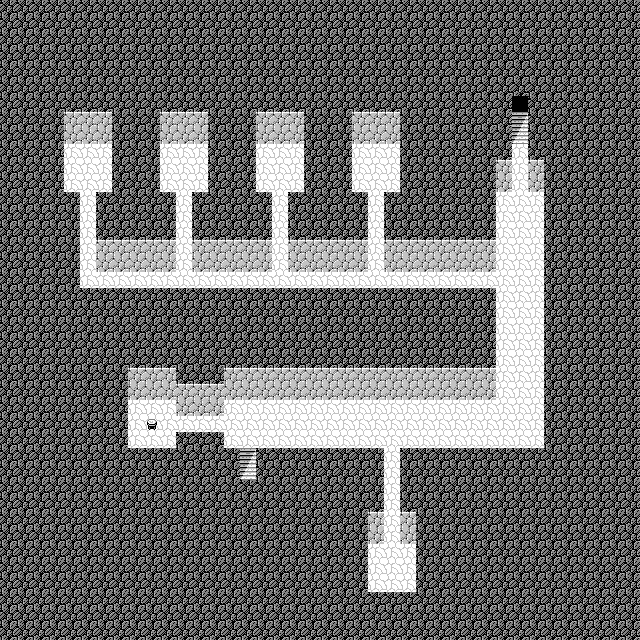

A 2D game scene composited from a Tiled map and its tileset images. What follows is a short description and the map's XML, with each tile layer's data collapsed to a summary:
An orthogonal 40x40 tile map with 16x16 px tiles, 2 tile layers (Tile Layer 1, Tile Layer 2), 2 tilesets and 11 objects (5x Ceiling, 4x Chest, 2x Event).

<map version="1.0" orientation="orthogonal" renderorder="right-down" width="40" height="40" tilewidth="16" tileheight="16">
 <properties>
  <property name="bgm" value="ffl1_cave" />
  <property name="encounter" value="encounterset_level00_danger02" />
  <property name="name" value="North Passage" />
 </properties>
 <tileset firstgid="1" name="lower" tilewidth="16" tileheight="16">
  <image source="../tilesets/lower2.PNG" width="112" height="256" />
  <tile id="3">
   <properties>
    <property name="x" value="" />
   </properties>
  </tile>
  <tile id="4">
   <properties>
    <property name="x" value="" />
   </properties>
  </tile>
  <tile id="5">
   <properties>
    <property name="x" value="" />
   </properties>
  </tile>
  <tile id="6">
   <properties>
    <property name="x" value="" />
   </properties>
  </tile>
  <tile id="10">
   <properties>
    <property name="x" value="" />
   </properties>
  </tile>
  <tile id="11">
   <properties>
    <property name="x" value="" />
   </properties>
  </tile>
  <tile id="12">
   <properties>
    <property name="x" value="" />
   </properties>
  </tile>
  <tile id="13">
   <properties>
    <property name="x" value="" />
   </properties>
  </tile>
  <tile id="17">
   <properties>
    <property name="x" value="" />
   </properties>
  </tile>
  <tile id="18">
   <properties>
    <property name="x" value="" />
   </properties>
  </tile>
  <tile id="19">
   <properties>
    <property name="x" value="" />
   </properties>
  </tile>
  <tile id="20">
   <properties>
    <property name="x" value="" />
   </properties>
  </tile>
  <tile id="24">
   <properties>
    <property name="x" value="" />
   </properties>
  </tile>
  <tile id="25">
   <properties>
    <property name="x" value="" />
   </properties>
  </tile>
  <tile id="26">
   <properties>
    <property name="x" value="" />
   </properties>
  </tile>
  <tile id="27">
   <properties>
    <property name="x" value="" />
   </properties>
  </tile>
  <tile id="31">
   <properties>
    <property name="x" value="" />
   </properties>
  </tile>
  <tile id="32">
   <properties>
    <property name="x" value="" />
   </properties>
  </tile>
  <tile id="33">
   <properties>
    <property name="x" value="" />
   </properties>
  </tile>
  <tile id="34">
   <properties>
    <property name="x" value="" />
   </properties>
  </tile>
  <tile id="38">
   <properties>
    <property name="x" value="" />
   </properties>
  </tile>
  <tile id="39">
   <properties>
    <property name="x" value="" />
   </properties>
  </tile>
  <tile id="40">
   <properties>
    <property name="x" value="" />
   </properties>
  </tile>
  <tile id="41">
   <properties>
    <property name="x" value="" />
   </properties>
  </tile>
  <tile id="45">
   <properties>
    <property name="x" value="" />
   </properties>
  </tile>
  <tile id="46">
   <properties>
    <property name="x" value="" />
   </properties>
  </tile>
  <tile id="47">
   <properties>
    <property name="x" value="" />
   </properties>
  </tile>
  <tile id="48">
   <properties>
    <property name="x" value="" />
   </properties>
  </tile>
  <tile id="52">
   <properties>
    <property name="x" value="" />
   </properties>
  </tile>
  <tile id="53">
   <properties>
    <property name="x" value="" />
   </properties>
  </tile>
  <tile id="54">
   <properties>
    <property name="x" value="" />
   </properties>
  </tile>
  <tile id="56">
   <properties>
    <property name="x" value="" />
   </properties>
  </tile>
  <tile id="57">
   <properties>
    <property name="x" value="" />
   </properties>
   <animation>
    <frame tileid="56" duration="500" />
    <frame tileid="63" duration="500" />
    <frame tileid="70" duration="500" />
    <frame tileid="77" duration="500" />
   </animation>
  </tile>
  <tile id="58">
   <animation>
    <frame tileid="59" duration="500" />
    <frame tileid="60" duration="500" />
    <frame tileid="61" duration="500" />
    <frame tileid="62" duration="500" />
   </animation>
  </tile>
  <tile id="63">
   <properties>
    <property name="x" value="" />
   </properties>
  </tile>
  <tile id="70">
   <properties>
    <property name="x" value="" />
   </properties>
  </tile>
  <tile id="73">
   <properties>
    <property name="x" value="" />
   </properties>
  </tile>
  <tile id="77">
   <properties>
    <property name="x" value="" />
   </properties>
  </tile>
  <tile id="84">
   <properties>
    <property name="x" value="" />
   </properties>
  </tile>
  <tile id="85">
   <properties>
    <property name="x" value="" />
   </properties>
   <animation>
    <frame tileid="84" duration="500" />
    <frame tileid="91" duration="500" />
    <frame tileid="98" duration="500" />
    <frame tileid="105" duration="500" />
   </animation>
  </tile>
  <tile id="91">
   <properties>
    <property name="x" value="" />
   </properties>
  </tile>
  <tile id="98">
   <properties>
    <property name="x" value="" />
   </properties>
  </tile>
  <tile id="103">
   <properties>
    <property name="x" value="" />
   </properties>
  </tile>
  <tile id="105">
   <properties>
    <property name="x" value="" />
   </properties>
  </tile>
 </tileset>
 <tileset firstgid="113" source="../tilesets/upper.tsx" />
 <layer name="Tile Layer 1" width="40" height="40">
  <properties>
   <property name="z" value="0" />
  </properties>
  <data>[1600 cells, 1600 non-empty, 7 distinct tile ids]</data>
 </layer>
 <layer name="Tile Layer 2" width="40" height="40">
  <properties>
   <property name="z" value=".5" />
  </properties>
  <data>[1600 cells, 1 non-empty, 1 distinct tile ids]</data>
 </layer>
 <objectgroup name="Object Layer 1">
  <object name="tele" type="Event" x="512" y="96" width="16" height="16">
   <properties>
    <property name="onCollide" value="teleport('world1/overworld.tmx', 16, 23)" />
   </properties>
  </object>
  <object name="room" type="Ceiling" x="64" y="112">
   <properties>
    <property name="roofID" value="27" />
    <property name="roofTileset" value="lower" />
   </properties>
   <polygon points="0,0 48,0 48,80 32,80 32,128 16,128 16,80 0,80" />
  </object>
  <object name="room" type="Ceiling" x="160" y="112">
   <properties>
    <property name="roofID" value="27" />
    <property name="roofTileset" value="lower" />
   </properties>
   <polygon points="0,0 48,0 48,80 32,80 32,128 16,128 16,80 0,80" />
  </object>
  <object name="room" type="Ceiling" x="256" y="112">
   <properties>
    <property name="roofID" value="27" />
    <property name="roofTileset" value="lower" />
   </properties>
   <polygon points="0,0 48,0 48,80 32,80 32,128 16,128 16,80 0,80" />
  </object>
  <object name="room" type="Ceiling" x="352" y="112">
   <properties>
    <property name="roofID" value="27" />
    <property name="roofTileset" value="lower" />
   </properties>
   <polygon points="0,0 48,0 48,80 32,80 32,128 16,128 16,80 0,80" />
  </object>
  <object name="roof" type="Ceiling" x="384" y="464">
   <properties>
    <property name="roofID" value="27" />
    <property name="roofTileset" value="lower" />
   </properties>
   <polygon points="0,0 16,0 16,48 32,48 32,128 -16,128 -16,48 0,48" />
  </object>
  <object name="potion" type="Chest" x="272" y="160" width="16" height="16">
   <properties>
    <property name="item" value="pot_potion" />
   </properties>
  </object>
  <object name="hp200" type="Chest" x="368" y="160" width="16" height="16">
   <properties>
    <property name="item" value="item_hp200" />
   </properties>
  </object>
  <object name="bronze shield" type="Chest" x="80" y="160" width="16" height="16">
   <properties>
    <property name="item" value="shield_bronze" />
   </properties>
  </object>
  <object name="spellbook" type="Chest" x="384" y="560" width="16" height="16">
   <properties>
    <property name="item" value="wpn_gunColt" />
   </properties>
  </object>
  </objectgroup>
</map>
<!-- 1 of 11 objects omitted -->
